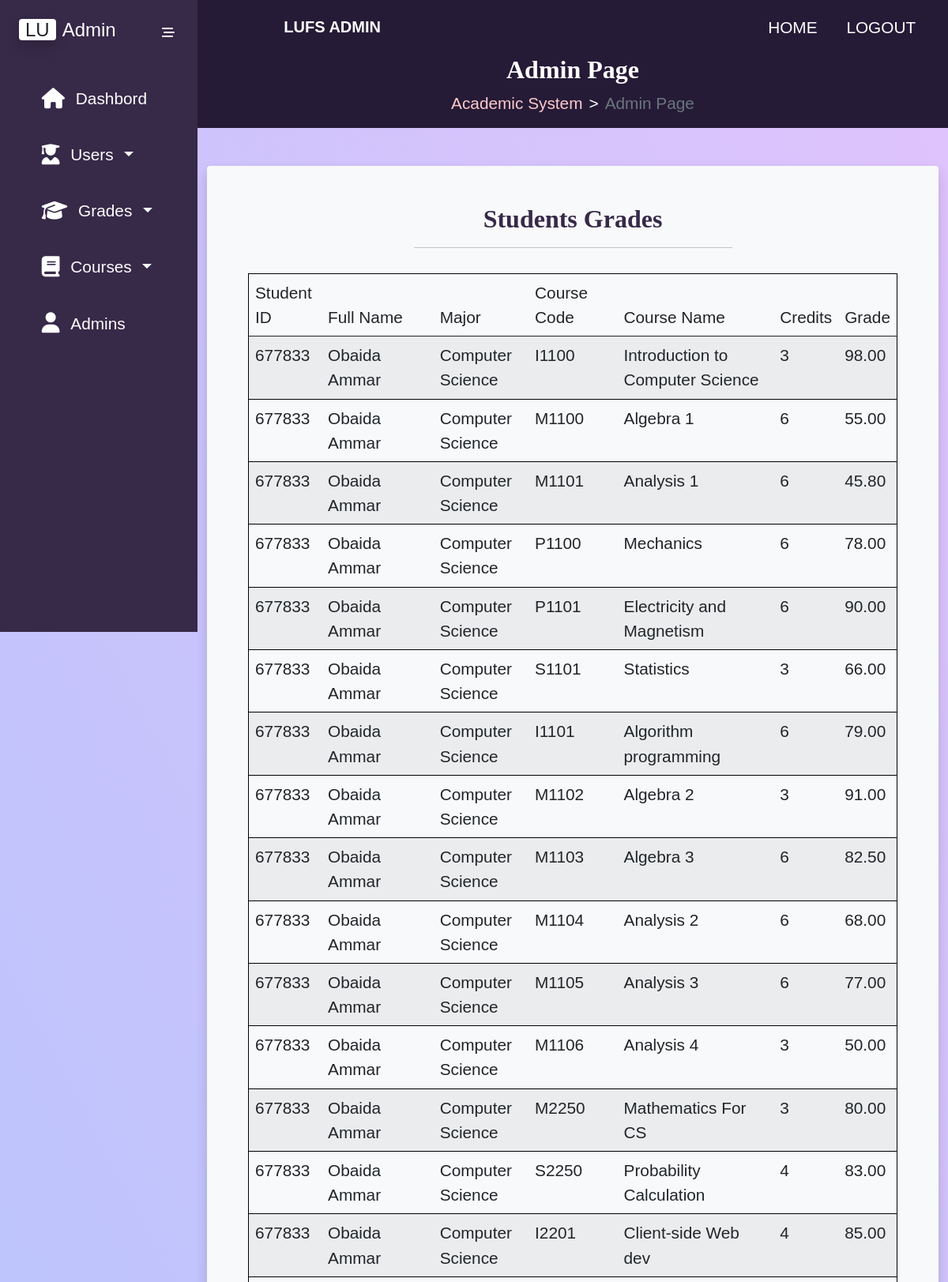
The page /admin-page-display-grades.php (signed in, upper part) on the database its author committed.
### tables this page shows
CREATE TABLE `grades` (
  `StudentId` varchar(10) NOT NULL,
  `CourseId` int(11) NOT NULL,
  `Major` int(11) NOT NULL,
  `SessionOne` decimal(4,2) DEFAULT NULL,
  `SessionTwo` decimal(4,2) DEFAULT NULL,
  `Grade` decimal(4,2) DEFAULT NULL,
  `EnrollmentDate` varchar(20) NOT NULL
);

CREATE TABLE `students` (
  `Id` int(11) NOT NULL,
  `StudentId` varchar(10) NOT NULL,
  `Fname` varchar(20) NOT NULL,
  `Lname` varchar(20) NOT NULL,
  `Email` varchar(30) NOT NULL,
  `Password` varchar(255) NOT NULL,
  `Image` longblob DEFAULT NULL,
  `Major` int(11) NOT NULL,
  `Year` int(11) NOT NULL,
  `EnrollmentDate` varchar(20) NOT NULL
);

CREATE TABLE `majors` (
  `Id` int(11) NOT NULL,
  `Major` varchar(30) NOT NULL
);

CREATE TABLE `courses` (
  `CourseId` int(11) NOT NULL,
  `CourseCode` varchar(10) NOT NULL,
  `CourseName` varchar(60) NOT NULL,
  `Credits` int(11) NOT NULL,
  `Prerequisite` varchar(20) NOT NULL,
  `Major` int(11) NOT NULL,
  `Year` int(11) NOT NULL,
  `Semester` int(11) NOT NULL,
  `Optional` tinyint(1) NOT NULL
);

### classes/dal.php (called while the page is built, shortened)
<?php
    class DAL{
        private $servername = "localhost";
        private $username = "root";
        private $password = "";
        private $dbname = "FacultyOfScience";
        public function getConnection(){
            return new mysqli($this->servername, $this->username, $this->password, $this->dbname);
        }
        public function getData($sql) {
            $conn = $this->getConnection();
            $result = $conn->query($sql);
            if ( $result ) {
                $array = $result->fetch_all( MYSQLI_ASSOC );
                return $array;
            } else {
                echo mysqli_error( $conn );
            }
        }
    }
?>

### classes/grades_dal.php (called while the page is built, shortened)
<?php
    class Grades_DAL extends DAL{
      public function getAllStudentsGrades()
      {
          $sql = "SELECT C.CourseCode,
                         C.CourseName,
                         C.Credits,
                         G.StudentId,
                         S.Fname,
                         S.Lname,
                         M.Major,
                         G.Grade
                         FROM Courses As C, Grades AS G, Students AS S, Majors AS M
                         WHERE G.CourseId = C.CourseId
                         AND S.StudentId = G.StudentId
                         AND M.Id = S.Major
                         AND G.Grade IS NOT NULL
                  ";
          $grades = $this -> getData($sql);
          return $grades;
      }
    }
?>

### admin-page-display-grades.php (the view, shortened to what this page needs)
<!DOCTYPE html>
<html lang="en">
  <head>
    <?php
      require("templates/admin-header.php");
    ?>
  </head>
  <body>
    <?php
      require("classes/dal.php");
      require("classes/grades_dal.php");
      $grades_dal = new Grades_DAL();
      $grades = $grades_dal -> getAllStudentsGrades();
    ?>
    <div class="main-container d-flex">
        <?php
        require("templates/admin-sidebar.php");
        ?>
        <div class="content openSide">
            <?php
            require("templates/admin-navbar.php");
            ?>
            <?php
             require("templates/admin-breadcrumb.php");
            ?>
            <div class="container-fluid">
              <section id="students-grades-section">
                <div class="container mt-5 bg-light rounded shadow p-5 mb-5 mx-sm-3 mx-lg-auto">
                  <div class="row d-flex justify-content-center">
                    <div class="col-sm-12 col-md-10 col-lg-6">
                        <h2 class="page-title">Students Grades</h2>
                        <hr>
                    </div>
                  </div>
                  <div class="row">
                    <div class="col-12 overflow-auto p-3">
                        <table class="table table-striped" id="students_grades_table">
                            <thead>
                                <tr>
                                    <td>Student ID</td>
                                    <td>Full Name</td>
                                    <td>Major</td>
                                    <td>Course Code</td>
                                    <td>Course Name</td>
                                    <td>Credits</td>
                                    <td>Grade</td>
                                </tr>
                            </thead>
                            <tbody>
                              <?php
                              foreach($grades as $v){
                                ?>
                                <tr>
                                  <td class="p-2"><?php echo $v['StudentId']; ?></td>
                                  <td class="p-2"><?php echo $v['Fname'].' '.$v['Lname']; ?></td>
                                  <td class="p-2"><?php echo $v['Major']; ?></td>
                                  <td class="p-2"><?php echo $v['CourseCode']; ?></td>
                                  <td class="p-2"><?php echo $v['CourseName']; ?></td>
                                  <td class="p-2"><?php echo $v['Credits']; ?></td>
                                  <td class="p-2"><?php echo $v['Grade']; ?></td>
                                </tr>
                              <?php
                              }
                              ?>
                            </tbody>
                        </table>
                    </div>
                </div>
                </div>
              </section>
            </div>
        </div>
     </div>
  </body>
</html>

### css/datatable.css (style rules this page uses)
:root { --dt-row-selected: 13, 110, 253; --dt-row-selected-text: 255, 255, 255; --dt-row-selected-link: 9, 10, 11 }

### css/admin-page-style.css (style rules this page uses)
:root { --darker-color: rgb(37,27,55); --dark-color: rgb(55,41,72); --light-color: rgb(255,202,202); --lighter-color: rgb(255,236,239); --yellow-color: rgb(255, 217, 61); --green-color: rgb(224, 255, 19); --departments-cards: #ECF2FF; --font-family: 'Poppins',sans-serif; --font-size: 1.3rem; --bg-gradient: linear-gradient(62deg, #8EC5FC 0%, #E0C3FC 100%); --font-family: 'Poppins',sans-serif; --font-size: 1.3rem; }
body { min-height: 100vh; background: var(--bg-gradient); font-family: var(--font-family); font-size: var(--font-size); }
.page-title { font-family: 'Courgette' !important; font-weight: 600; color: var(--dark-color); text-align: center; }
table { border: 1px solid black !important; }
.content { min-height: 100vh; width: 100%; transition: all 0.7s; }
@media (min-width: 767px) { .content.openSide { margin-left: 250px; width: calc(100% - 250px); } }

### rows shown on the page
grades: StudentId "677833", students.Fname "Obaida", students.Lname "Ammar", Major.Major "Computer Science", CourseId.CourseCode "I1100", CourseId.CourseName "Introduction to Computer Science", CourseId.Credits "3", Grade "98.00"
grades: StudentId "677833", students.Fname "Obaida", students.Lname "Ammar", Major.Major "Computer Science", CourseId.CourseCode "M1100", CourseId.CourseName "Algebra 1", CourseId.Credits "6", Grade "55.00"
grades: StudentId "677833", students.Fname "Obaida", students.Lname "Ammar", Major.Major "Computer Science", CourseId.CourseCode "M1101", CourseId.CourseName "Analysis 1", CourseId.Credits "6", Grade "45.80"
grades: StudentId "677833", students.Fname "Obaida", students.Lname "Ammar", Major.Major "Computer Science", CourseId.CourseCode "P1100", CourseId.CourseName "Mechanics", CourseId.Credits "6", Grade "78.00"
grades: StudentId "677833", students.Fname "Obaida", students.Lname "Ammar", Major.Major "Computer Science", CourseId.CourseCode "P1101", CourseId.CourseName "Electricity and Magnetism", CourseId.Credits "6", Grade "90.00"
grades: StudentId "677833", students.Fname "Obaida", students.Lname "Ammar", Major.Major "Computer Science", CourseId.CourseCode "S1101", CourseId.CourseName "Statistics", CourseId.Credits "3", Grade "66.00"
grades: StudentId "677833", students.Fname "Obaida", students.Lname "Ammar", Major.Major "Computer Science", CourseId.CourseCode "I1101", CourseId.CourseName "Algorithm programming", CourseId.Credits "6", Grade "79.00"
grades: StudentId "677833", students.Fname "Obaida", students.Lname "Ammar", Major.Major "Computer Science", CourseId.CourseCode "M1102", CourseId.CourseName "Algebra 2", CourseId.Credits "3", Grade "91.00"
grades: StudentId "677833", students.Fname "Obaida", students.Lname "Ammar", Major.Major "Computer Science", CourseId.CourseCode "M1103", CourseId.CourseName "Algebra 3", CourseId.Credits "6", Grade "82.50"
grades: StudentId "677833", students.Fname "Obaida", students.Lname "Ammar", Major.Major "Computer Science", CourseId.CourseCode "M1104", CourseId.CourseName "Analysis 2", CourseId.Credits "6", Grade "68.00"
grades: StudentId "677833", students.Fname "Obaida", students.Lname "Ammar", Major.Major "Computer Science", CourseId.CourseCode "M1105", CourseId.CourseName "Analysis 3", CourseId.Credits "6", Grade "77.00"
grades: StudentId "677833", students.Fname "Obaida", students.Lname "Ammar", Major.Major "Computer Science", CourseId.CourseCode "M1106", CourseId.CourseName "Analysis 4", CourseId.Credits "3", Grade "50.00"
grades: StudentId "677833", students.Fname "Obaida", students.Lname "Ammar", Major.Major "Computer Science", CourseId.CourseCode "M2250", CourseId.CourseName "Mathematics For CS", CourseId.Credits "3", Grade "80.00"
grades: StudentId "677833", students.Fname "Obaida", students.Lname "Ammar", Major.Major "Computer Science", CourseId.CourseCode "S2250", CourseId.CourseName "Probability Calculation", CourseId.Credits "4", Grade "83.00"
grades: StudentId "677833", students.Fname "Obaida", students.Lname "Ammar", Major.Major "Computer Science", CourseId.CourseCode "I2201", CourseId.CourseName "Client-side Web dev", CourseId.Credits "4", Grade "85.00"
